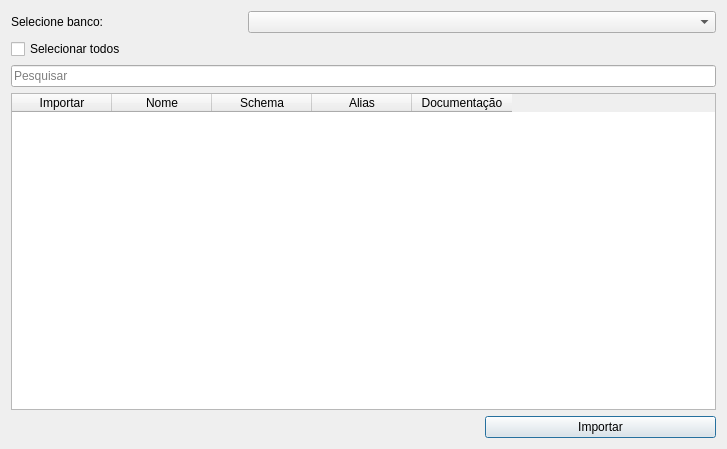
<?xml version="1.0" encoding="UTF-8"?>
<ui version="4.0">
 <class>Dialog</class>
 <widget class="QDialog" name="Dialog">
  <property name="geometry">
   <rect>
    <x>0</x>
    <y>0</y>
    <width>727</width>
    <height>449</height>
   </rect>
  </property>
  <property name="windowTitle">
   <string>Importar Camadas</string>
  </property>
  <layout class="QGridLayout" name="gridLayout">
   <item row="2" column="0" colspan="3">
    <widget class="QLineEdit" name="searchLe">
     <property name="placeholderText">
      <string>Pesquisar</string>
     </property>
    </widget>
   </item>
   <item row="3" column="0" colspan="3">
    <widget class="QTableWidget" name="tableWidget">
     <column>
      <property name="text">
       <string>Importar</string>
      </property>
     </column>
     <column>
      <property name="text">
       <string>Nome</string>
      </property>
     </column>
     <column>
      <property name="text">
       <string>Schema</string>
      </property>
     </column>
     <column>
      <property name="text">
       <string>Alias</string>
      </property>
     </column>
     <column>
      <property name="text">
       <string>Documentação</string>
      </property>
     </column>
    </widget>
   </item>
   <item row="4" column="0" colspan="2">
    <spacer name="horizontalSpacer">
     <property name="orientation">
      <enum>Qt::Horizontal</enum>
     </property>
     <property name="sizeHint" stdset="0">
      <size>
       <width>468</width>
       <height>20</height>
      </size>
     </property>
    </spacer>
   </item>
   <item row="0" column="0">
    <widget class="QLabel" name="label">
     <property name="text">
      <string>Selecione banco:</string>
     </property>
    </widget>
   </item>
   <item row="0" column="1" colspan="2">
    <widget class="QComboBox" name="databasesCb"/>
   </item>
   <item row="4" column="2">
    <layout class="QHBoxLayout" name="horizontalLayout">
     <item>
      <widget class="QPushButton" name="saveBtn">
       <property name="text">
        <string>Importar</string>
       </property>
      </widget>
     </item>
    </layout>
   </item>
   <item row="1" column="0">
    <widget class="QCheckBox" name="selectAllCkb">
     <property name="text">
      <string>Selecionar todos</string>
     </property>
    </widget>
   </item>
  </layout>
 </widget>
 <resources/>
 <connections/>
</ui>
